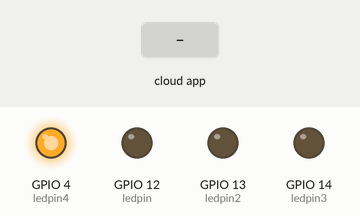
Recording of a sketch running on a simulated ESP32. Shown: output pins drawn as LEDs (lit = HIGH). The inputs (shaded band) are chosen by the test bench. The RemoteXY app is connected; what the sketch prints to the serial monitor is not drawn.

Above: at 1.2 s.
1.3 s: the phone or cloud app sets switch_1 to 1
At 1.8 s:
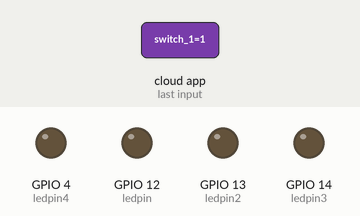
2.8 s: the phone or cloud app sets rgb_1_r to 64
At 4.0 s:
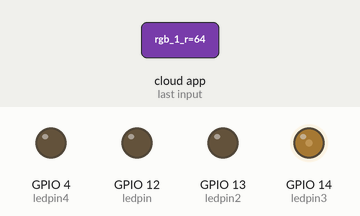
4.3 s: the phone or cloud app sets rgb_1_g to 64
At 5.3 s:
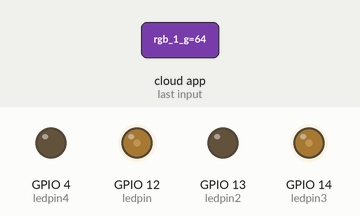
5.8 s: the phone or cloud app sets rgb_1_b to 128
At 6.4 s:
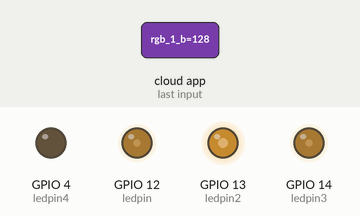
7.3 s: the phone or cloud app sets rgb_1_r to 0
At 7.6 s:
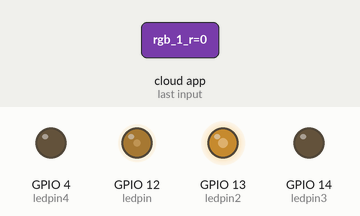
8.8 s: the phone or cloud app sets rgb_1_g to 0
At 9.9 s:
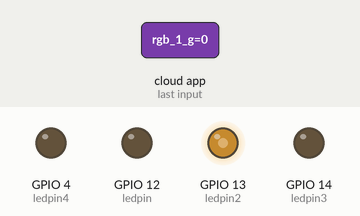
Timing chart, 0 to 11.3 s (numbered marks = the images above; inputs shaded):
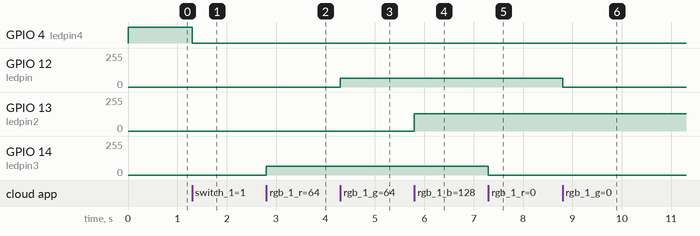

The sketch:

RGB_BT.ino
```cpp
// (licence header left out)
//////////////////////////////////////////////
//        RemoteXY include library          //
//////////////////////////////////////////////

// RemoteXY select connection mode and include library
#define REMOTEXY_MODE__ESP32CORE_BLE
#include <BLEDevice.h>

#include <RemoteXY.h>

// RemoteXY connection settings
#define REMOTEXY_BLUETOOTH_NAME "RGB juli"


// RemoteXY configurate
#pragma pack(push, 1)
uint8_t RemoteXY_CONF[] =   // 18 bytes
  {  255,4,0,0,0,71,0,16,24,5,6,0,3,22,57,57,0,26,26,2,
  1,20,88,22,11,0,22,23,15,15,79,78,0,79,70,70,0,131,1,5,
  5,53,11,1,23,7,76,117,122,32,100,101,32,74,117,108,105,32,58,51,
  0,129,0,54,99,8,2,0,26,115,109,112,32,118,49,46,48,0};

// this structure defines all the variables and events of your control interface
struct {

    // input variables
  uint8_t rgb_1_r; // =0..255 Red color value
  uint8_t rgb_1_g; // =0..255 Green color value
  uint8_t rgb_1_b; // =0..255 Blue color value
  uint8_t switch_1; // =1 if switch ON and =0 if OFF
    // other variable
  uint8_t connect_flag;  // =1 if wire connected, else =0

} RemoteXY;
#pragma pack(pop)

/////////////////////////////////////////////
//           END RemoteXY include          //
/////////////////////////////////////////////

const int freq = 5000;
const int ledchannel  = 0;
const int ledchannel2 = 1;
const int ledchannel3 = 2;
const int ledchannel4 = 3;

const int resolution  = 8;
const int ledpin  = 12;
const int ledpin2 = 13;
const int ledpin3 = 14;
const int ledpin4 = 4;
void setup()
{
  RemoteXY_Init ();


  // TODO you setup code
  ledcSetup(ledchannel,freq,resolution);
  ledcSetup(ledchannel2,freq,resolution);
  ledcSetup(ledchannel3,freq,resolution);
  ledcSetup(ledchannel4,freq,resolution);


  ledcAttachPin(ledpin,ledchannel);
  ledcAttachPin(ledpin2,ledchannel2);
  ledcAttachPin(ledpin3,ledchannel3);
  ledcAttachPin(ledpin4,ledchannel4);

}

void loop()
{
  RemoteXY_Handler ();


  // TODO you loop code
  // use the RemoteXY structure for data transfer
  // do not call delay()
  if(RemoteXY.switch_1==1){
    ledcWrite(ledchannel4, 0);
    ledcWrite(ledchannel3, RemoteXY.rgb_1_r);
    ledcWrite(ledchannel , RemoteXY.rgb_1_g);
    ledcWrite(ledchannel2, RemoteXY.rgb_1_b);
  }else{
    ledcWrite(ledchannel3, 0);
    ledcWrite(ledchannel , 0);
    ledcWrite(ledchannel2, 0);
    ledcWrite(ledchannel4, 255);
  };


  Serial.print(RemoteXY.rgb_1_r);
  Serial.print(" ");
  Serial.print(RemoteXY.rgb_1_g);
  Serial.print(" ");
  Serial.print(RemoteXY.rgb_1_b);
  Serial.println(" ");
}
```

Measured:
- after the input at 1.3 s, GPIO 4 (ledpin4): HIGH → LOW at once
- after the input at 2.8 s, GPIO 14 (ledpin3): 0/255 → 64/255 at once
- after the input at 4.3 s, GPIO 12 (ledpin): 0/255 → 64/255 at once
- after the input at 5.8 s, GPIO 13 (ledpin2): 0/255 → 128/255 at once
- after the input at 7.3 s, GPIO 14 (ledpin3): 64/255 → 0/255 at once
- after the input at 8.8 s, GPIO 12 (ledpin): 64/255 → 0/255 at once
